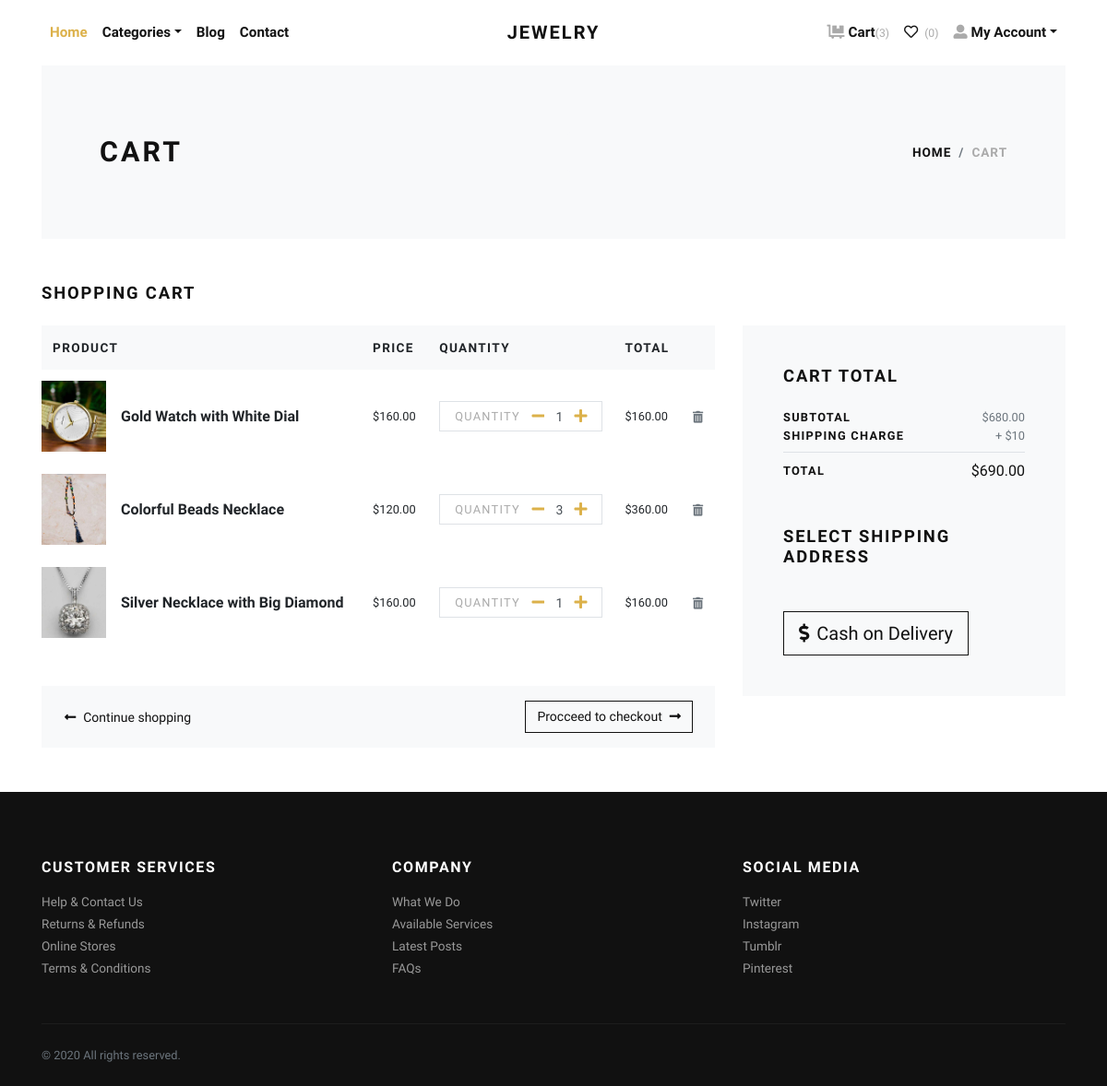
The app's page /cart/ (signed in) with its own data.
### cart/models.py (models this page shows, shortened)
class Cart(models.Model):
    user = models.ForeignKey(User, verbose_name="User", on_delete=models.CASCADE)
    product = models.ForeignKey(Product, verbose_name="Product", on_delete=models.CASCADE)
    quantity = models.PositiveIntegerField(default=1, verbose_name="Quantity")
    @property
    def total_price(self):
        return self.quantity * self.product.price

### products/models.py (models this page shows, shortened)
class Product(models.Model):
    title = models.CharField(max_length=150, verbose_name="Product Title")
    slug = models.SlugField(max_length=160, verbose_name="Product Slug")
    desc = models.TextField(verbose_name="Product Description")
    product_image = models.ImageField(upload_to='products', blank=True, null=True, verbose_name="Product Image",
                                      default="products/default_image.img")
    price = models.DecimalField(max_digits=8, decimal_places=2)
    category = models.ForeignKey(Category, verbose_name="Product Category", on_delete=models.CASCADE)
    is_active = models.BooleanField(verbose_name="Is Active?")
    def get_url(self):
        return reverse("product-detail", args=[self.category.slug, self.slug])

### cart/views.py (the view)
# urls.py: path('', views.cart, name='cart'),
@login_required
def cart(request):
    user = request.user
    cart_products = Cart.objects.filter(user=user)
    amount = decimal.Decimal(0)
    shipping_amount = decimal.Decimal(10)
    cp = [p for p in Cart.objects.all() if p.user == user]
    if cp:
        for p in cp:
            temp_amount = (p.quantity * p.product.price)
            amount += temp_amount
    context = {
        'cart_products': cart_products,
        'amount': amount,
        'shipping_amount': shipping_amount,
        'total_amount': amount + shipping_amount,
    }
    return render(request, 'store/cart.html', context)

### cart/context_preprocessors.py (called while the page is built)
def cart_menu(request):
    if request.user.is_authenticated:
        cart_items = Cart.objects.filter(user=request.user)
        context = {
            'cart_items': cart_items,
        }
    else:
        context = {}
    return context

### products/context_preprocessors.py (called while the page is built)
def store_menu(request):
    categories = Category.objects.all()
    context = {
        'categories_menu': categories,
    }
    return context

### templates/store/cart.html (shortened to what this page needs)
{% extends 'base.html' %}
{% load static %}
{% load humanize %}
    {% block content %}
      <div class="container">
        <section class="py-5 bg-light">
          <div class="container">
            <div class="row px-4 px-lg-5 py-lg-4 align-items-center">
              <div class="col-lg-6">
                <h1 class="h2 text-uppercase mb-0">Cart</h1>
              </div>
              <div class="col-lg-6 text-lg-right">
                <nav aria-label="breadcrumb">
                  <ol class="breadcrumb justify-content-lg-end mb-0 px-0">
                    <li class="breadcrumb-item"><a href="{% url 'home' %}">Home</a></li>
                    <li class="breadcrumb-item active" aria-current="page">Cart</li>
                  </ol>
                </nav>
              </div>
            </div>
          </div>
        </section>
        {% if cart_products %}
        <section class="py-5">
          <h2 class="h5 text-uppercase mb-4">Shopping cart</h2>
          <div class="row">
            <div class="col-lg-8 mb-4 mb-lg-0">
              <div class="table-responsive mb-4">
                <table class="table">
                  <thead class="bg-light">
                    <tr>
                      <th class="border-0" scope="col"> <strong class="text-small text-uppercase">Product</strong></th>
                      <th class="border-0" scope="col"> <strong class="text-small text-uppercase">Price</strong></th>
                      <th class="border-0" scope="col"> <strong class="text-small text-uppercase">Quantity</strong></th>
                      <th class="border-0" scope="col"> <strong class="text-small text-uppercase">Total</strong></th>
                      <th class="border-0" scope="col"> </th>
                    </tr>
                  </thead>
                  <tbody>
                    {% for cart_product in cart_products %}
                    <tr>
                      <th class="pl-0 border-0" scope="row">
                        <div class="media align-items-center">
                          {% if cart_product.product.product_image %}
                            <a class="reset-anchor d-block animsition-link" href="{{ cart_product.product.get_url }}"><img src="{{cart_product.product.product_image.url}}" alt="{{cart_product.product.title}}" width="70"/></a>
                          {% else %}
                            <a class="reset-anchor d-block animsition-link" href="{% url 'product-detail' cart_product.product.slug %}"><img src="{% static 'img/product-detail-3.jpg' %}" alt="{{cart_product.product.title}}" width="70"/></a>
                          {% endif %}
                          <div class="media-body ml-3"><strong class="h6"><a class="reset-anchor animsition-link" href="{{ cart_product.product.get_url }}">{{cart_product.product.title}}</a></strong></div>
                        </div>
                      </th>
                      <td class="align-middle border-0">
                        <p class="mb-0 small">${{cart_product.product.price}}</p>
                      </td>
                      <td class="align-middle border-0">
                        <div class="border d-flex align-items-center justify-content-between px-3"><span class="small text-uppercase text-gray headings-font-family">Quantity</span>
                          <div class="quantity">
                            <a href="{% url 'cart:minus-cart' cart_product.id %}" class="dec-btn p-0 ml-2"><i class="fas fa-minus"></i></a>
                            <input class="form-control form-control-sm border-0 shadow-0 p-0" type="text" value="{{cart_product.quantity}}"/>
                            <a href="{% url 'cart:plus-cart' cart_product.id %}" class="inc-btn p-0"><i class="fas fa-plus"></i></a>
                          </div>
                        </div>
                      </td>
                      <td class="align-middle border-0">
                        <p class="mb-0 small">${{cart_product.total_price|intcomma}}</p>
                      </td>
                      <td class="align-middle border-0"><a class="reset-anchor" href="{% url 'cart:remove-cart' cart_product.id %}"><i class="fas fa-trash-alt small text-muted"></i></a></td>
                    </tr>
                    {% endfor %}
                  </tbody>
                </table>
              </div>
              <div class="bg-light px-4 py-3">
                <div class="row align-items-center text-center">
                  <div class="col-md-6 mb-3 mb-md-0 text-md-left"><a class="btn btn-link p-0 text-dark btn-sm" href="{% url 'home' %}"><i class="fas fa-long-arrow-alt-left mr-2"> </i>Continue shopping</a></div>
                  <div class="col-md-6 text-md-right"><a class="btn btn-outline-dark btn-sm" href="">Procceed to checkout<i class="fas fa-long-arrow-alt-right ml-2"></i></a></div>
                </div>
              </div>
            </div>
            <div class="col-lg-4">
              <div class="card border-0 rounded-0 p-lg-4 bg-light">
                <div class="card-body">
                  <h5 class="text-uppercase mb-4">Cart total</h5>
                  <ul class="list-unstyled mb-0">
                    <li class="d-flex align-items-center justify-content-between"><strong class="text-uppercase small font-weight-bold">Subtotal</strong><span class="text-muted small">${{amount|intcomma}}</span></li>
                    <li class="d-flex align-items-center justify-content-between"><strong class="text-uppercase small font-weight-bold">Shipping Charge</strong><span class="text-muted small">+ ${{shipping_amount}}</span></li>
                    <li class="border-bottom my-2"></li>
                    <li class="d-flex align-items-center justify-content-between mb-4"><strong class="text-uppercase small font-weight-bold">Total</strong><span>${{total_amount|intcomma}}</span></li>
                  </ul>
                  <h5 class="text-uppercase my-5">Select Shipping Address</h5>
                  <form action="" id="myform">
                    <button type="submit" class="btn btn-dark btn-lg btn-outline-dark" type="submit"> <i class="fas fa-dollar-sign mr-2"></i>Cash on Delivery</button>
                  </form>
                </div>
              </div>
            </div>
          </div>
        </section>
        {% else %}
          <div class="text-center py-5">
            <h3 class="mb-3">Your cart is empty.</h3>
            <a href="{% url 'home' %}"><i class="fas fa-long-arrow-alt-left mr-2"> </i>Continue shopping</a>
          </div>
        {% endif %}
      </div>
      {% endblock content %}

### static/css/style.default.css (style rules this page uses)
.text-small { font-size: 0.85rem !important; }
.text-gray { color: #aaa !important; }
strong { font-weight: 700; }
.quantity { display: -ms-flexbox; display: flex; -ms-flex-align: center; align-items: center; font-family: inherit; }
.quantity input { width: 2rem; text-align: center; }
.text-uppercase { text-transform: uppercase; letter-spacing: 0.1em; }
.border { border: 1px solid #dee2e6 !important; }
.shadow-0 { box-shadow: none !important; }
.reset-anchor { color: inherit; transition: all 0.3s; }
.headings-font-family { font-family: inherit !important; }
.btn { font-weight: 400; border: 1px solid transparent; font-family: inherit; padding: 0.375rem 1.5rem; font-size: 1rem; line-height: 1.5; border-radius: 0; transition: color 0.15s ease-in-out, background-color 0.15s ease-in-out, border-color 0.15s ease-in-out, box-shadow 0.15s ease-in-out; }
.btn-link { font-weight: 400; color: #dcb14a; }
.btn-dark { color: #fff; background-color: #111111; border-color: #111111; }
.btn-outline-dark { color: #111111; background-color: transparent; background-image: none; border-color: #111111; }
.btn-lg { padding: 0.5rem 1rem; font-size: 1.25rem; line-height: 1.5; border-radius: 0; }
.btn-sm { padding: 0.375rem 0.75rem; font-size: 0.875rem; line-height: 1.5; border-radius: 0; }
body { font-family: "Libre Franklin", sans-serif; font-size: 1rem; font-weight: 400; line-height: 1.5; color: #111111; background-color: #fff; }
a { color: #dcb14a; text-decoration: none; }
h1, h2, h3, h4, h5, h6, .h1, .h2, .h3, .h4, .h5, .h6 { margin-bottom: 0.5rem; font-family: inherit; font-weight: 900; line-height: 1.2; color: inherit; }
h1, .h1 { font-size: 2.2rem; }
h2, .h2 { font-size: 1.9rem; }
h5, .h5 { font-size: 1.15rem; }
h6, .h6 { font-size: 1rem; }
small, .small { font-size: 80%; font-weight: 400; }
.bg-light { background-color: #f8f9fa !important; }
.text-dark { color: #111111 !important; }
.form-control { padding: 0.375rem 0.75rem; font-size: 1rem; line-height: 1.5; color: #495057; background-color: #fff; border: 1px solid #ced4da; border-radius: 0; transition: border-color 0.15s ease-in-out, box-shadow 0.15s ease-in-out; }
.form-control::placeholder { color: #adb5bd; font-size: 0.85rem; font-weight: 400; }
.form-control-sm { padding: 0.25rem 0.5rem; font-size: 0.875rem; line-height: 1.5; border-radius: 0; }
.card { background-color: #fff; border: 1px solid rgba(17, 17, 17, 0.125); border-radius: 0; }
.card-body { padding: 1.25rem; }
.breadcrumb { background: #f8f9fa; }
.breadcrumb-item { font-size: 0.85rem; text-transform: uppercase; letter-spacing: 0.07em; font-weight: 900; color: #111111; }
.breadcrumb-item a { color: inherit; transition: all 0.3s; }
.breadcrumb-item.active { color: #aaa; }

### records on screen
Cart: product.product_image (picture), product "Gold Watch with White Dial", product.price "160.00", quantity "1", total_price "160.00"
Cart: product.product_image (picture), product "Colorful Beads Necklace", product.price "120.00", quantity "3", total_price "360.00"
Cart: product.product_image (picture), product "Silver Necklace with Big Diamond", product.price "160.00", quantity "1", total_price "160.00"

### other values on screen
{{ cart_items.count }} "3"
{{ amount|intcomma }} "680.00"
{{ shipping_amount }} "10"
{{ total_amount|intcomma }} "690.00"
